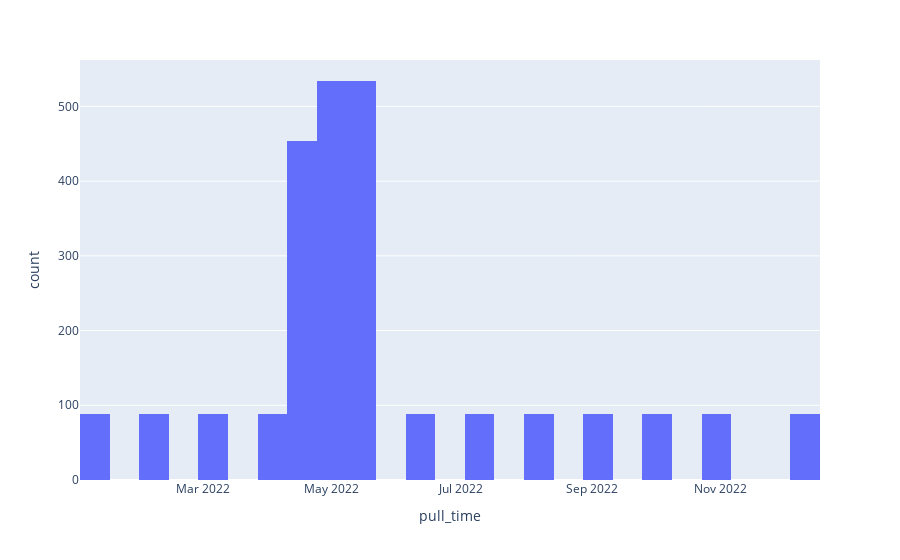

Notebook source saved alongside this figure:
### Code cell
import plotly.express as px
fig = px.histogram(miami_example_by_pull_time_count, x="pull_time",nbins=40)
fig.show()

### Figure 1 — Plotly figure (JSON) as saved in the notebook; plotly's stock layout.template omitted (floating-point values rounded to 4 significant figures; data arrays with more than 128 entries replaced by an {"elided": "..."} marker saying what was removed)
{"data": [{"alignmentgroup": "True", "bingroup": "x", "hovertemplate": "pull_time=%{x}<br>count=%{y}<extra></extra>", "legendgroup": "", "marker": {"color": "#636efa", "pattern": {"shape": ""}}, "name": "", "nbinsx": 40, "offsetgroup": "", "orientation": "v", "showlegend": false, "type": "histogram", "x": {"elided": "2501 str values"}, "xaxis": "x", "yaxis": "y"}], "layout": {"barmode": "relative", "legend": {"tracegroupgap": 0}, "margin": {"t": 60}, "xaxis": {"anchor": "y", "domain": [0, 1], "title": {"text": "pull_time"}}, "yaxis": {"anchor": "x", "domain": [0, 1], "title": {"text": "count"}}}}
